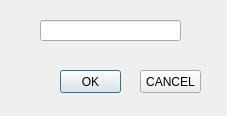
<?xml version="1.0" encoding="UTF-8"?>
<ui version="4.0">
 <class>Dialog</class>
 <widget class="QDialog" name="Dialog">
  <property name="geometry">
   <rect>
    <x>0</x>
    <y>0</y>
    <width>227</width>
    <height>116</height>
   </rect>
  </property>
  <property name="windowTitle">
   <string>Dialog</string>
  </property>
  <widget class="QLineEdit" name="editPass">
   <property name="geometry">
    <rect>
     <x>40</x>
     <y>20</y>
     <width>141</width>
     <height>21</height>
    </rect>
   </property>
  </widget>
  <widget class="QPushButton" name="btnOk">
   <property name="geometry">
    <rect>
     <x>60</x>
     <y>70</y>
     <width>61</width>
     <height>23</height>
    </rect>
   </property>
   <property name="text">
    <string>OK</string>
   </property>
  </widget>
  <widget class="QPushButton" name="btnCancel">
   <property name="geometry">
    <rect>
     <x>140</x>
     <y>70</y>
     <width>61</width>
     <height>23</height>
    </rect>
   </property>
   <property name="text">
    <string>CANCEL</string>
   </property>
  </widget>
 </widget>
 <resources/>
 <connections/>
</ui>
